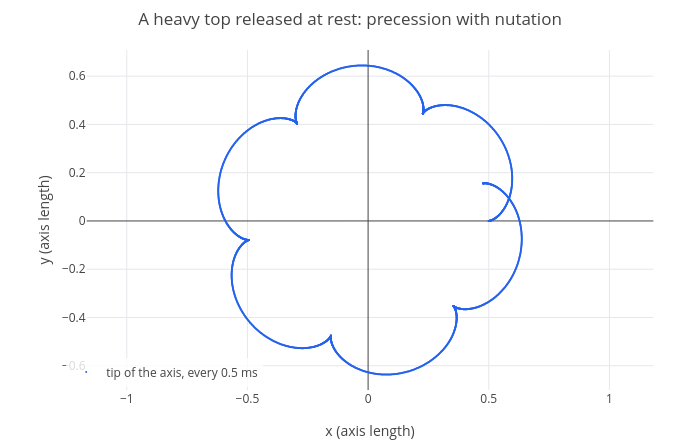

Notebook code for this chart:
### Markdown cell above
Take the toy top of [lesson 3](03-rotation.ipynb) ($m = 0.1$ kg, $d = 4$ cm, $I_3 = 4\cdot10^{-5}$ kg·m², spin 200 per
second), with $I_1 = 2\cdot10^{-4}$ kg·m². Release it at 30° with its axis at rest, so $\dot\phi = 0$ at the start and
$p_\phi = I_3\omega_3\cos 30°$:

### Code cell
I1 = 2e-4; I3 = 4e-5; M = 0.1*9.81*0.04; w3 = 200; t0 = pi/6;
b = I3*w3*cos(t0);
fdot = (b - I3*w3*cos(th))/(I1*sin(th)^2);
acc = (I1*fdot^2*sin(th)*cos(th) - I3*w3*fdot*sin(th) + M*sin(th))/I1;
D = odedata([wt, acc, fdot], [th wt ph], t, [t0, 0, 0], 0, 1.2, 2400);
p = scatter(D, [t th wt ph], [sin(th)*cos(ph), sin(th)*sin(ph)]);
p = legend(p, "tip of the axis, every 0.5 ms");
labels(title(p, "A heavy top released at rest: precession with nutation"), "x (axis length)", "y (axis length)")

### Figure 1 — Plotly figure (JSON) as saved in the notebook; plotly's stock layout.template omitted (floating-point values rounded to 4 significant figures; data arrays with more than 128 entries replaced by an {"elided": "..."} marker saying what was removed)
{"data": [{"marker": {"color": "#2563eb", "size": 2}, "mode": "markers", "name": "tip of the axis, every 0.5 ms", "type": "scatter", "x": {"elided": "2401 float values"}, "y": {"elided": "2401 float values"}}], "layout": {"height": 440, "legend": {"bgcolor": "rgba(255,255,255,0.8)", "x": 0.01, "xanchor": "left", "y": 0.01, "yanchor": "bottom"}, "margin": {"b": 50, "l": 60, "r": 20, "t": 50}, "showlegend": true, "title": {"text": "A heavy top released at rest: precession with nutation"}, "width": 700, "xaxis": {"constrain": "domain", "range": [-1.166, 1.182], "title": {"text": "x (axis length)"}, "zeroline": true}, "yaxis": {"constrain": "domain", "range": [-0.7004, 0.7084], "scaleanchor": "x", "scaleratio": 1, "title": {"text": "y (axis length)"}, "zeroline": true}}}
